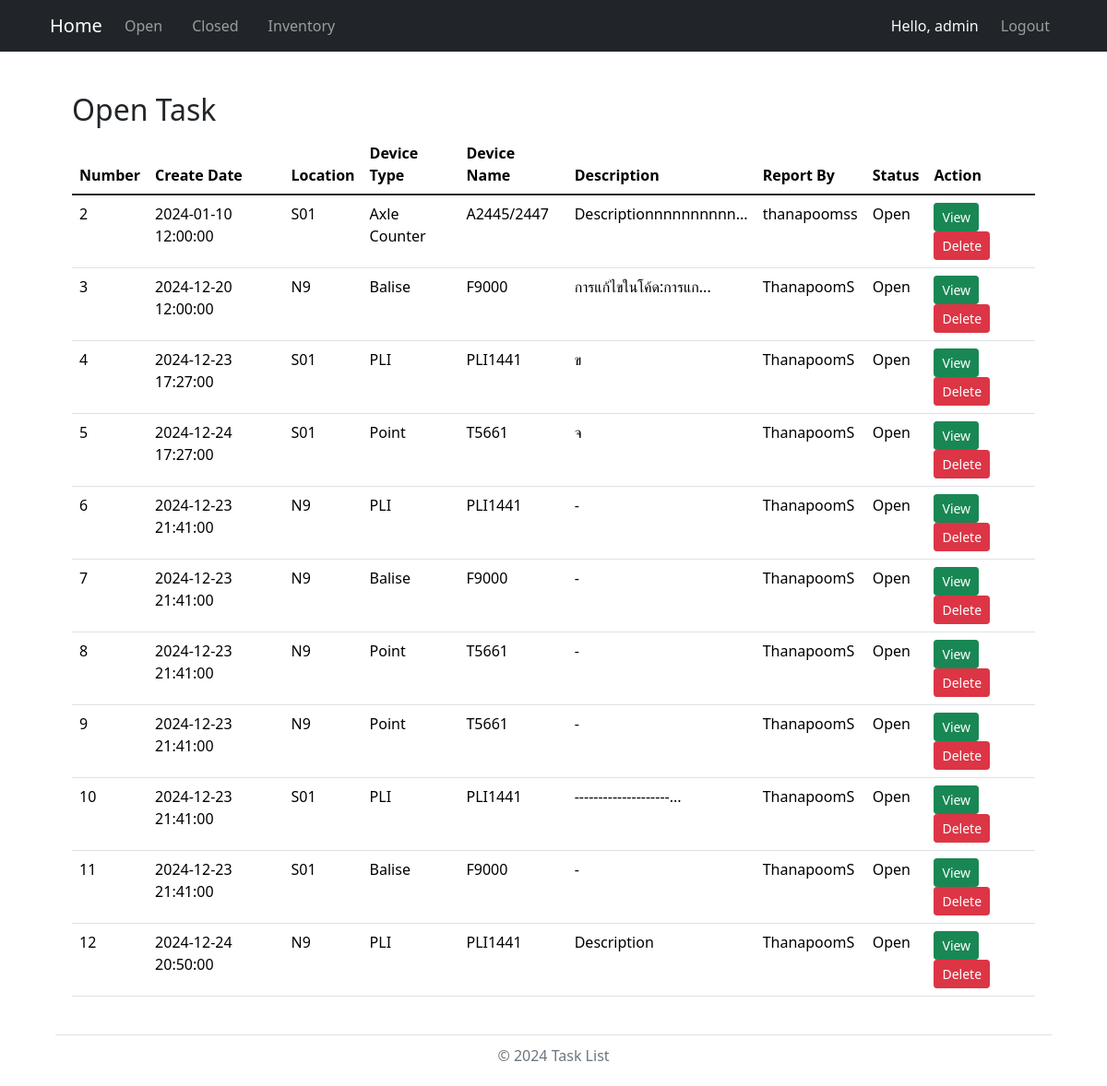
/open (signed in), run on an earlier commit of the app's database.
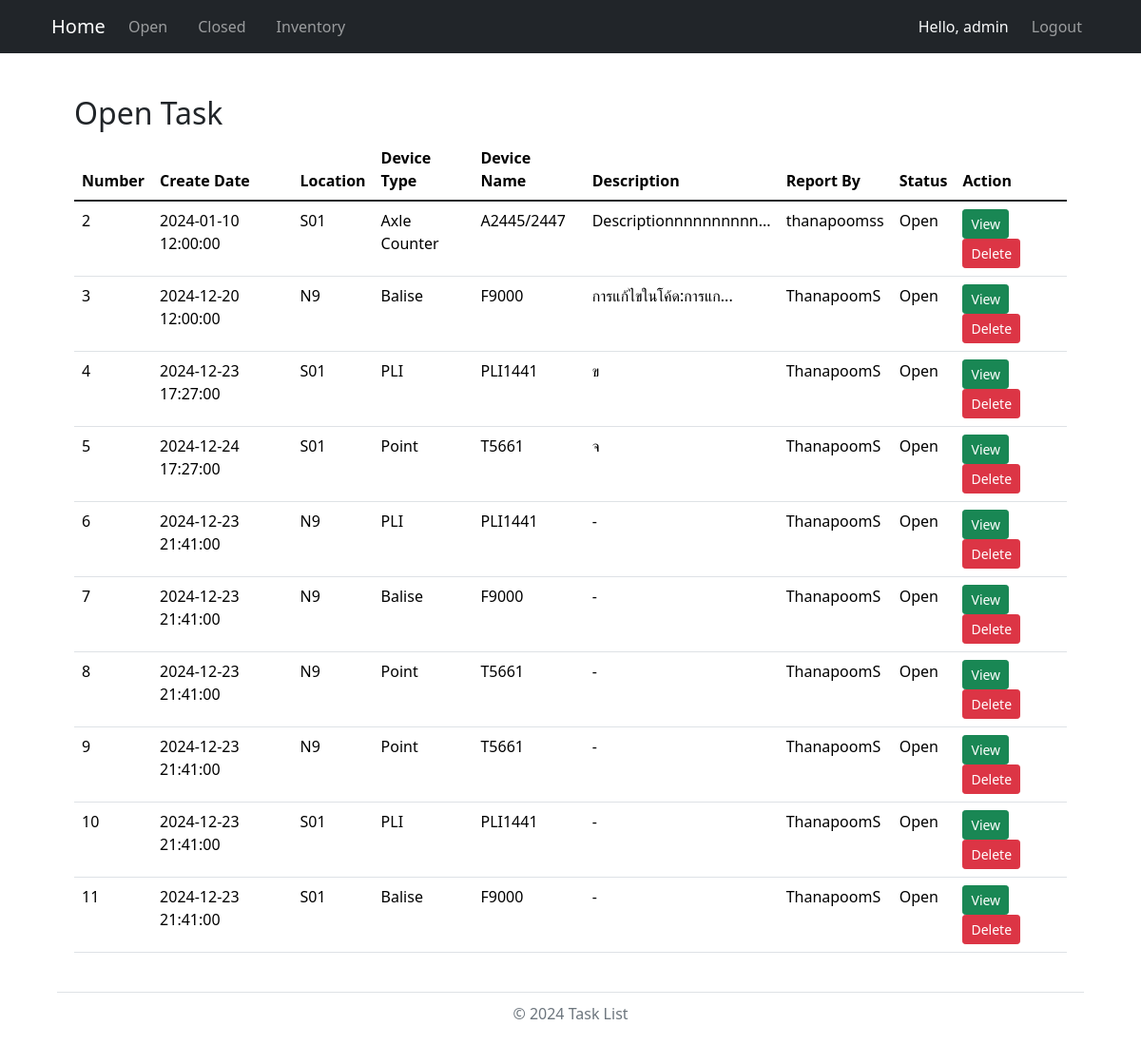
And on a later commit of the database.
### models.py (models this page shows, shortened)
class Work(db.Model):
    number = db.Column(db.Integer, primary_key=True, autoincrement=True)  # เลข 6 หลัก รันอัตโนมัติ
    create_date = db.Column(db.DateTime, default=now_utc)  # วันที่และเวลา สร้างอัตโนมัติ
    work_order = db.Column(db.String(50), nullable=False)          # Work Order
    line_id = db.Column(db.Integer, db.ForeignKey('line.id'), nullable=True)
    location_id = db.Column(db.Integer, db.ForeignKey('location.id'), nullable=True)
    device_type_id = db.Column(db.Integer, db.ForeignKey('device_type.id'), nullable=True)
    device_name_id = db.Column(db.Integer, db.ForeignKey('device_name.id'), nullable=True)
    description = db.Column(db.Text, nullable=False)               # รายละเอียด
    report_by = db.Column(db.String(50), nullable=False)           # ผู้รายงาน
    status = db.Column(db.String(20), nullable=False, default="open")  # สถานะ (ค่าเริ่มต้น: open)
    link = db.Column(db.String(255), nullable=True)           # URL ของไฟล์
    line = db.relationship('Line', backref='works')
    location = db.relationship('Location', backref='works')
    device_type = db.relationship('DeviceType', backref='works')
    device_name = db.relationship('DeviceName', backref='works')

class Location(db.Model):
    id = db.Column(db.Integer, primary_key=True)
    name = db.Column(db.String(50), nullable=False)
    line_id = db.Column(db.Integer, db.ForeignKey('line.id'), nullable=False)
    line = db.relationship('Line', backref=db.backref('locations', lazy=True))

class DeviceType(db.Model):
    id = db.Column(db.Integer, primary_key=True)
    name = db.Column(db.String(50), nullable=False)
    line_id = db.Column(db.Integer, db.ForeignKey('line.id'), nullable=False)
    line = db.relationship('Line', backref=db.backref('device_types', lazy=True))

class DeviceName(db.Model):
    id = db.Column(db.Integer, primary_key=True)
    name = db.Column(db.String(100), nullable=False)
    device_type_id = db.Column(db.Integer, db.ForeignKey('device_type.id'), nullable=False)
    location_id = db.Column(db.Integer, db.ForeignKey('location.id'), nullable=False)
    device_type = db.relationship('DeviceType', backref=db.backref('device_names', lazy=True))
    location = db.relationship('Location', backref=db.backref('device_names', lazy=True))
    bound = db.Column(db.String(100), nullable=True)
    inandout = db.Column(db.String(100), nullable=True)
    serial_number = db.Column(db.String(100), nullable=True)

### routes.py (the view)
    @app.route('/open',methods=['GET','POST'])
    @login_required
    def open():
        works = Work.query.all()
        return render_template("open.html", works=works)

### app.py (called while the page is built)
@login_manager.user_loader
def load_user(user_id):      # โหลดผู้ใช้จากฐานข้อมูลตาม user_id
    return User.query.get(int(user_id))

### templates/open.html (shortened to what this page needs)
{% import "bootstrap/wtf.html" as wtf %}
{% extends "layout.html" %}
{% block content %}
<!DOCTYPE html>
<html lang="en">
<head>
    <link rel="stylesheet" href="https://cdn.jsdelivr.net/npm/bootstrap@5.1.3/dist/css/bootstrap.min.css">
    <link rel="stylesheet" href="https://cdn.jsdelivr.net/npm/bootstrap-table/dist/bootstrap-table.min.css">
</head>
<body>
<div class="container">
    <br>
    <h2> Open Task </h2>
    {% if works %}
    <table data-toggle="table"
           data-search="true"
           data-pagination="true"
           data-page-list="[10, 25, 50, 100, all]"
           class="table">
        <thead>
            <tr>
                <th data-sortable="true" data-field="number">Number</th>
                <th data-sortable="true" data-field="create_date">Create Date</th>
                <th data-sortable="true" data-field="location_name">Location</th>
                <th data-sortable="true" data-field="device_type">Device Type</th>
                <th data-sortable="true" data-field="device_name">Device Name</th>
                <th data-sortable="true" data-field="description">Description</th>
                <th data-sortable="true" data-field="report_by">Report By</th>
                <th data-sortable="true" data-field="status">Status</th>
                <th data-field="action">Action</th>
            </tr>
        </thead>
        <tbody>
            {% for work in works %}
            {% if work.status != 'Closed' %}
            <tr>
                <td>{{ work.number }}</td>
                <td>{{ work.create_date.strftime('%Y-%m-%d %H:%M:%S') }}</td>
                <td>{{ work.location.name if work.location else 'N/A' }}</td>
                <td>{{ work.device_type.name if work.device_type else 'N/A' }}</td>
                <td>{{ work.device_name.name if work.device_name else 'N/A' }}</td>
                <td>
                    {% if work.description|length > 20 %}
                        <span title="{{ work.description }}" data-bs-toggle="tooltip" data-bs-placement="top">
                            {{ work.description[:20] }}...
                        </span>
                    {% else %}
                        {{ work.description }}
                    {% endif %}
                </td>
                <td>{{ work.report_by }}</td>
                <td>{{ work.status }}</td>
                <td class="actions">
                    <a href="{{ url_for('work_detail', number=work.number) }}" class="btn btn-success btn-sm">View</a>
                    {% if current_user.role == 'admin' %}
                        <a href="#" onclick="confirmDelete('{{ work.number }}')" class="btn btn-danger btn-sm">Delete</a>
                    {% endif %}
                </td>
            </tr>
            {% endif %}
            {% endfor %}
        </tbody>
    </table>
    {% endif %}
</div>
</body>
</html>
{% endblock %}

What changed in the data, as far as the page shows it:
removed Work: number "12", create_date "2024-12-24 20:50:00", location "N9", device_type "PLI", device_name "PLI1441", description "Description", report_by "ThanapoomS", status "Open"
changed Work id 10: description "--------------------" → "-"
